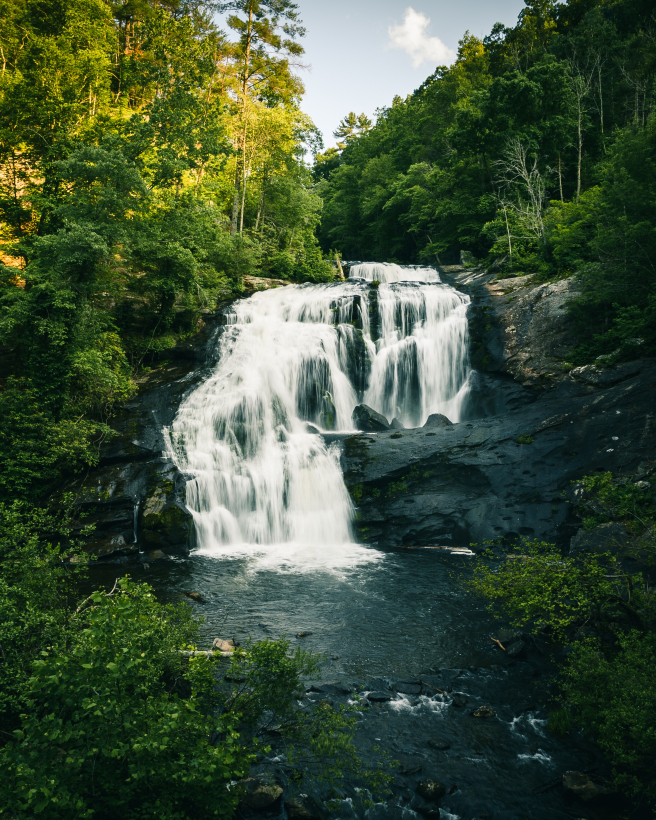
#> input picture Source_Code/Input_Directory_Landscape/2134 (12).jpg, 2624 x 3280 px, found by its file name (shown at 1/4 size); its folder holds only this picture in this run
$ python CornerDetection.py
#> lines starting #> are read from the running program, lines starting #| are printed output that depends on the picture
import cv2
import matplotlib.pyplot as plt
import os
import numpy as np

from Downsampling import *


class CornerDetection:
    # import images

    def __init__(self, images):
        self.images = images

    def makeImagesGrayscale(self, imageDir, verbose: bool):
        if verbose:
            print("CornerDetection: Running function -> 'makeImagesGrayscale' ...")
        grayImages = []
        for image in imageDir:
            grayImage = cv2.cvtColor(image, cv2.COLOR_BGR2GRAY)
            grayImages.append(grayImage)
        if verbose:
            print("CornerDetection: Function -> 'makeImagesGrayscale' is done")
        return grayImages

    def doGausBlur(self, imageDir, verbose: bool):
        if verbose:
            print("CornerDetection: Running function -> 'doGausBlur' ...")

        gausImages = []
        for image in imageDir:
            gausImg = cv2.GaussianBlur(src=image, ksize=(5, 5), sigmaX=0, sigmaY=0)
            gausImages.append(gausImg)

        if verbose:
            print("CornerDetection: Function -> 'doGausBlur' is done")
        return gausImages

    def getAllCorners(self, imageDir, verbose: bool):
        if verbose:
            print("CornerDetection: Running function -> 'getAllCorners' ...")
        n_corners = []
        n_withinBox = []
        n_filterConers = []
        for index in range(0, len(imageDir)):
            filteredCorners = 0
            max_corners = int(imageDir[0].shape[0] * 1.5)
            corners = cv2.goodFeaturesToTrack(imageDir[index], max_corners, 0.03, 10)
            corners = np.int0(corners)
            # rint("Corners,,,,,,,,,,,,,,,,,,", corners)
            #canny = cv2.Canny(imageDir[index], threshold1=50, threshold2=250)
            x1, y1, x2, y2 = int(imageDir[index].shape[0] * 0.20), 0, int(imageDir[index].shape[0] * 0.80), int(imageDir[index].shape[1])
            rectIMG = cv2.rectangle(imageDir[index], (int(imageDir[index].shape[0] * 0.20), 0), (int(imageDir[index].shape[0] * 0.80), int(imageDir[index].shape[1])),
                                    255, 2)
            #cv2.imshow('rect', rectIMG)
            for i in corners:
                x, y = i.ravel()
                cv2.circle(imageDir[index], (x, y), 3, 255, -1)
                if x1 < x < x2 and y1 < y < y2:
                    filteredCorners += 1

            n_filterConers.append(filteredCorners)
            n_withinBox.append([filteredCorners/len(corners)])
            n_corners.append([len(corners)])

        # print("n_corners", n_corners)
        if verbose:
            print("CornerDetection: Function -> 'getAllCorners' is done")

        return n_corners, n_withinBox

    # [52 lines left out: functions cornerDetection, main, not called in this run]

    # [10 lines of commented-out code are left out]


def makeImageFolder(verbose: bool):
#> called with verbose = True
    if verbose:
        print("CornerDetection: Running function -> 'makeImageFolder' ...")
    path = os.getcwd()
    path = path + '\\Input_Directory_Landscape'
    """ print('her er path: ', path) """
    pathDir = os.listdir(path)
    """ print('her er directory: ', pathDir) """
    imagess = []

    for image in range(0, len(pathDir)):
        # [4 lines of commented-out code are left out]
        print(str(path) + '\\' + str(pathDir[image]))
        temp = cv2.imread(str(path) + '\\' + str(pathDir[image]), cv2.IMREAD_COLOR)
#> temp is the input picture: shape (3280, 2624, 3); mean B, G, R 56.9, 80.6, 63.3
        imagess.append(temp)

    if verbose:
        print("CornerDetection: Function -> 'makeImageFolder' is done")

    return imagess


def rescale_image(imageDir, res_x, res_y, verbose: bool):
    if verbose:
        print("CornerDetection: Running function -> 'rescale_image' ...")

    rscArray = []
    for image in imageDir:
        rescale_dimensions = (res_y, res_x)
        rescaled_image = cv2.resize(image, rescale_dimensions, interpolation=cv2.INTER_AREA)
        rescaled_image = cv2.cvtColor(rescaled_image, cv2.COLOR_BGR2RGB)
        rscArray.append(rescaled_image)

    if verbose:
        print("CornerDetection: Function -> 'rescale_image' is done")
    return rscArray


if __name__ == "__main__":
    images = makeImageFolder(verbose=True)
#> images = 1 item
    scaleIMG = rescale_image(images[0:20], 256, 256, verbose=True)
#> the loop in rescale_image, `for image in imageDir:` made 1 pass
#> rescale_dimensions on pass 1: (256, 256)
#> pass 1, in rescale_image, `rescaled_image = cv2.resize(image, rescale_dimensions, interpolation=c..`:
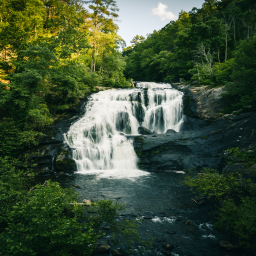
#> rescaled_image: shape (256, 256, 3); mean B, G, R 56.9, 80.6, 63.3
#> scaleIMG = 1 item
    corners = CornerDetection(scaleIMG)
    preProcsIMG = corners.makeImagesGrayscale(corners.doGausBlur(scaleIMG, verbose=True), verbose=True)
#> the loop in doGausBlur, `for image in imageDir:` made 1 pass
#> pass 1, in doGausBlur, `gausImg = cv2.GaussianBlur(src=image, ksize=(5, 5), sigmaX=0, sigmaY=0)`:
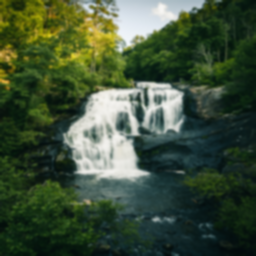
#> gausImg: shape (256, 256, 3); mean R, G, B 63.2, 80.6, 56.9
#> in makeImagesGrayscale, `grayImages = []`: grayImages = []
#> the loop in makeImagesGrayscale, `for image in imageDir:` made 1 pass
#> pass 1, in makeImagesGrayscale, `grayImage = cv2.cvtColor(image, cv2.COLOR_BGR2GRAY)`:
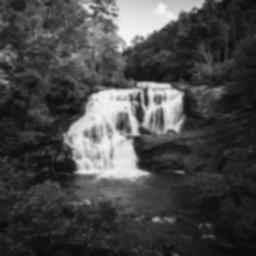
#> grayImage: shape (256, 256); min 9, max 245, mean 71.5
#> after the loop in makeImagesGrayscale, `for image in imageDir:`: grayImages = 1 item
#> preProcsIMG = 1 item
    cornerCount, withinBoxCntPRCNT = corners.getAllCorners(preProcsIMG, verbose=True)
#> the loop in getAllCorners, `for index in range(0, len(imageDir)):` made 1 pass
#> (max_corners, x1, y1, x2, y2) on pass 1: (384, 51, 0, 204, 256)
#> pass 1, in getAllCorners, `rectIMG = cv2.rectangle(imageDir[index], (int(imageDir[index].shape[0]..`:
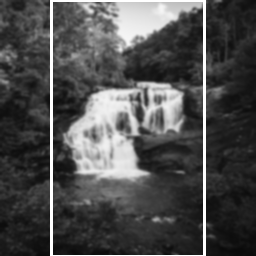
#> rectIMG: shape (256, 256); min 9, max 255, mean 77.4
#> after the loop in getAllCorners, `for index in range(0, len(imageDir)):`: n_corners = [[200]]; n_filterConers = [137]; n_withinBox = [[0.685]]
#> cornerCount = [[200]]; withinBoxCntPRCNT = [[0.685]]

    """ print(f'Amount of corners: {cornerCount}')
    print("_____________________________")
    print(f'Corner% within Bbox: {withinBoxCntPRCNT}') """
    # print("_____________________________")
    # print(f'Coners within Bbox: {withinBoxCnt}')

    """ for image in preProcsIMG:
        cv2.imshow("cornerIMG", image)
        cv2.waitKey(0) """

$ run again, on Source_Code/Input_Directory_Landscape/2134 (2).jpg
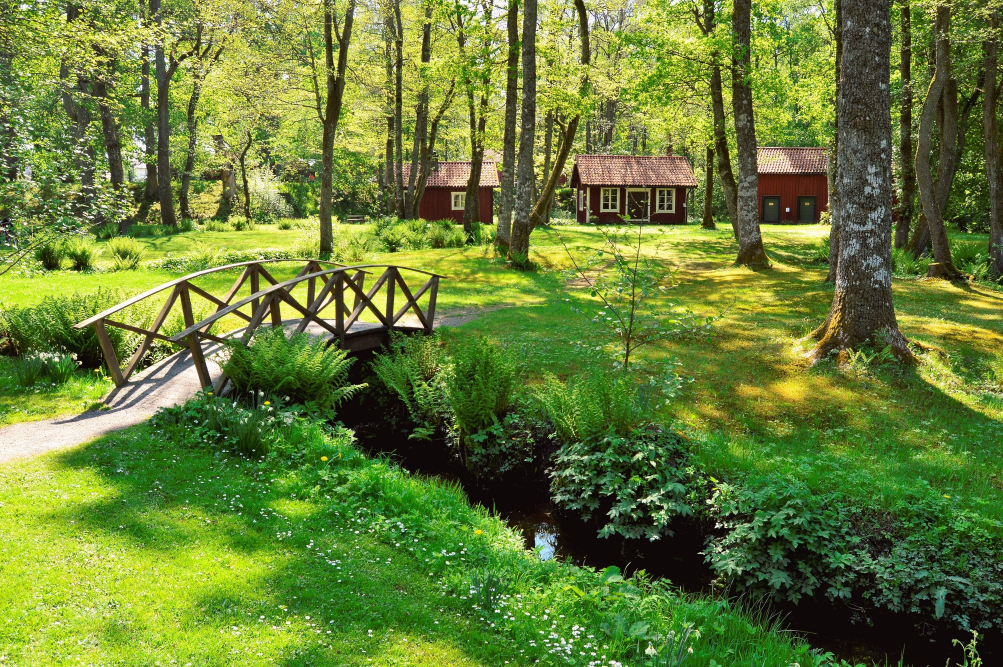
#> input picture Source_Code/Input_Directory_Landscape/2134 (2).jpg, 3008 x 2000 px, found by its file name (shown at 1/3 size)
#> in makeImageFolder, temp is the input picture: shape (2000, 3008, 3); mean B, G, R 53.7, 126.2, 103.1
#> images = 1 item
#> the loop in rescale_image, `for image in imageDir:` made 1 pass
#> rescale_dimensions on pass 1: (256, 256)
#> the loop in doGausBlur, `for image in imageDir:` made 1 pass
#> pass 1, in doGausBlur, `gausImg = cv2.GaussianBlur(src=image, ksize=(5, 5), sigmaX=0, sigmaY=0)`:
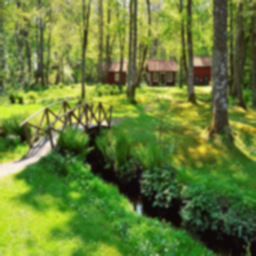
#> gausImg: shape (256, 256, 3); mean R, G, B 103.1, 126.2, 53.7
#> in makeImagesGrayscale, `grayImages = []`: grayImages = []
#> the loop in makeImagesGrayscale, `for image in imageDir:` made 1 pass
#> after the loop in makeImagesGrayscale, `for image in imageDir:`: grayImages = 1 item
#> the loop in getAllCorners, `for index in range(0, len(imageDir)):` made 1 pass
#> (max_corners, x1, y1, x2, y2) on pass 1: (384, 51, 0, 204, 256)
#> pass 1, in getAllCorners, `rectIMG = cv2.rectangle(imageDir[index], (int(imageDir[index].shape[0]..`:
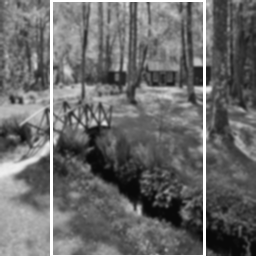
#> rectIMG: shape (256, 256); min 8, max 255, mean 106.1
#> after the loop in getAllCorners, `for index in range(0, len(imageDir)):`: n_corners = [[260]]; n_filterConers = [159]; n_withinBox = [[0.612]]
#> cornerCount = [[260]]; withinBoxCntPRCNT = [[0.612]]

$ run again, on Source_Code/Input_Directory_Landscape/2134 (20).jpg
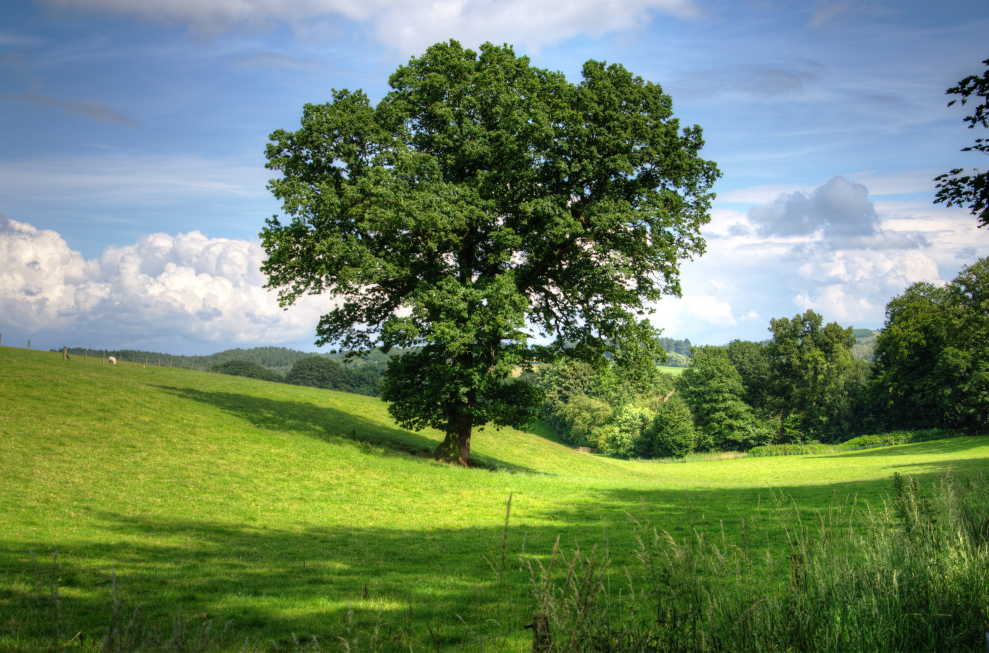
#> input picture Source_Code/Input_Directory_Landscape/2134 (20).jpg, 4944 x 3263 px, found by its file name (shown at 1/5 size)
#> in makeImageFolder, temp is the input picture: shape (3263, 4944, 3); mean B, G, R 100.9, 132.8, 110
#> images = 1 item
#> the loop in rescale_image, `for image in imageDir:` made 1 pass
#> rescale_dimensions on pass 1: (256, 256)
#> the loop in doGausBlur, `for image in imageDir:` made 1 pass
#> pass 1, in doGausBlur, `gausImg = cv2.GaussianBlur(src=image, ksize=(5, 5), sigmaX=0, sigmaY=0)`:
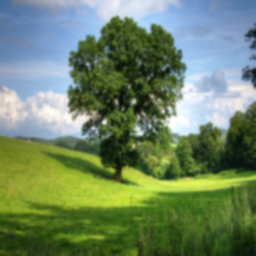
#> gausImg: shape (256, 256, 3); mean R, G, B 110, 132.8, 100.9
#> in makeImagesGrayscale, `grayImages = []`: grayImages = []
#> the loop in makeImagesGrayscale, `for image in imageDir:` made 1 pass
#> after the loop in makeImagesGrayscale, `for image in imageDir:`: grayImages = 1 item
#> the loop in getAllCorners, `for index in range(0, len(imageDir)):` made 1 pass
#> (max_corners, x1, y1, x2, y2) on pass 1: (384, 51, 0, 204, 256)
#> pass 1, in getAllCorners, `rectIMG = cv2.rectangle(imageDir[index], (int(imageDir[index].shape[0]..`:
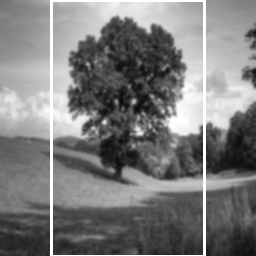
#> rectIMG: shape (256, 256); min 11, max 255, mean 124
#> after the loop in getAllCorners, `for index in range(0, len(imageDir)):`: n_corners = [[150]]; n_filterConers = [113]; n_withinBox = [[0.753]]
#> cornerCount = [[150]]; withinBoxCntPRCNT = [[0.753]]

$ run again, on Source_Code/Input_Directory_Landscape/2134 (21).jpg
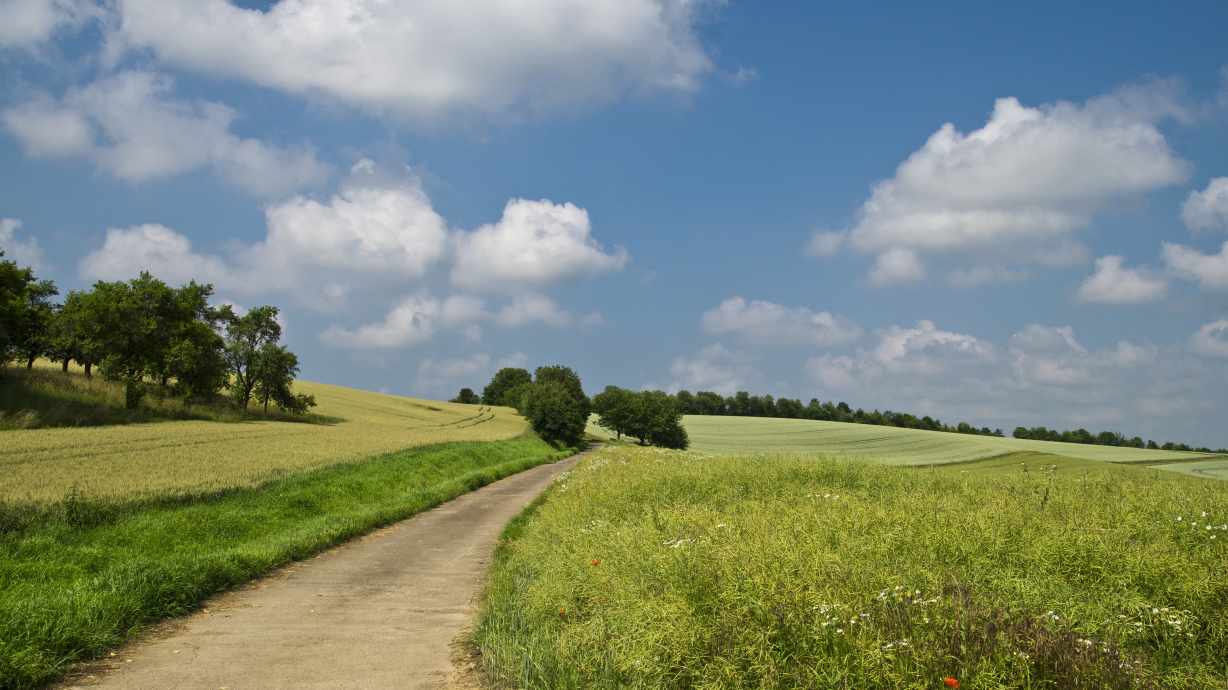
#> input picture Source_Code/Input_Directory_Landscape/2134 (21).jpg, 4912 x 2760 px, found by its file name (shown at 1/4 size)
#> in makeImageFolder, temp is the input picture: shape (2760, 4912, 3); mean B, G, R 119, 135.6, 122.2
#> images = 1 item
#> the loop in rescale_image, `for image in imageDir:` made 1 pass
#> rescale_dimensions on pass 1: (256, 256)
#> the loop in doGausBlur, `for image in imageDir:` made 1 pass
#> pass 1, in doGausBlur, `gausImg = cv2.GaussianBlur(src=image, ksize=(5, 5), sigmaX=0, sigmaY=0)`:
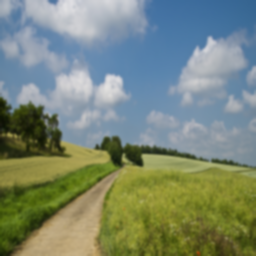
#> gausImg: shape (256, 256, 3); mean R, G, B 122.2, 135.6, 119
#> in makeImagesGrayscale, `grayImages = []`: grayImages = []
#> the loop in makeImagesGrayscale, `for image in imageDir:` made 1 pass
#> after the loop in makeImagesGrayscale, `for image in imageDir:`: grayImages = 1 item
#> the loop in getAllCorners, `for index in range(0, len(imageDir)):` made 1 pass
#> (max_corners, x1, y1, x2, y2) on pass 1: (384, 51, 0, 204, 256)
#> pass 1, in getAllCorners, `rectIMG = cv2.rectangle(imageDir[index], (int(imageDir[index].shape[0]..`:
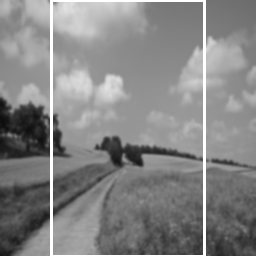
#> rectIMG: shape (256, 256); min 13, max 255, mean 132.8
#> after the loop in getAllCorners, `for index in range(0, len(imageDir)):`: n_corners = [[115]]; n_filterConers = [65]; n_withinBox = [[0.565]]
#> cornerCount = [[115]]; withinBoxCntPRCNT = [[0.565]]

$ run again, on Source_Code/Input_Directory_Landscape/2134 (15).jpg
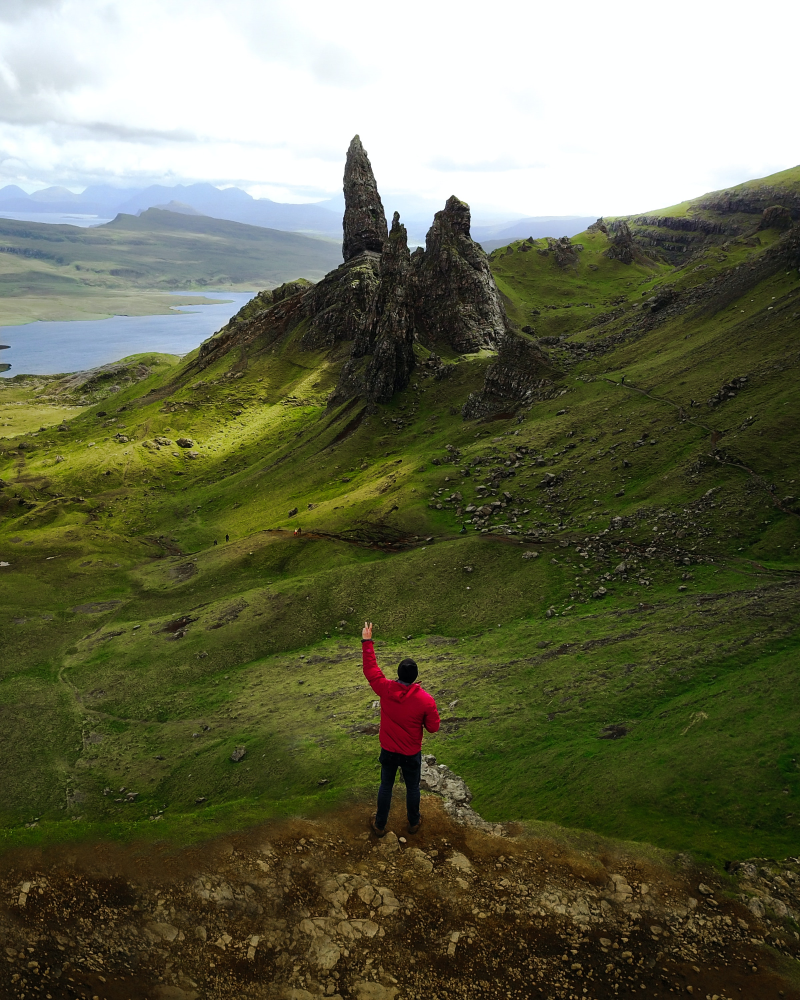
#> input picture Source_Code/Input_Directory_Landscape/2134 (15).jpg, 2400 x 3000 px, found by its file name (shown at 1/3 size)
#> in makeImageFolder, temp is the input picture: shape (3000, 2400, 3); mean B, G, R 80.8, 106, 104
#> images = 1 item
#> the loop in rescale_image, `for image in imageDir:` made 1 pass
#> rescale_dimensions on pass 1: (256, 256)
#> the loop in doGausBlur, `for image in imageDir:` made 1 pass
#> in makeImagesGrayscale, `grayImages = []`: grayImages = []
#> the loop in makeImagesGrayscale, `for image in imageDir:` made 1 pass
#> pass 1, in makeImagesGrayscale, `grayImage = cv2.cvtColor(image, cv2.COLOR_BGR2GRAY)`:
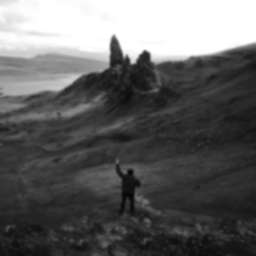
#> grayImage: shape (256, 256); min 5, max 255, mean 98.3
#> after the loop in makeImagesGrayscale, `for image in imageDir:`: grayImages = 1 item
#> the loop in getAllCorners, `for index in range(0, len(imageDir)):` made 1 pass
#> (max_corners, x1, y1, x2, y2) on pass 1: (384, 51, 0, 204, 256)
#> after the loop in getAllCorners, `for index in range(0, len(imageDir)):`: n_corners = [[53]]; n_filterConers = [43]; n_withinBox = [[0.811]]
#> cornerCount = [[53]]; withinBoxCntPRCNT = [[0.811]]
